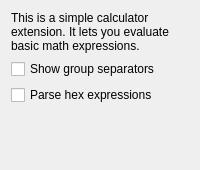
<?xml version="1.0" encoding="UTF-8"?>
<ui version="4.0">
 <class>Calculator::ConfigWidget</class>
 <widget class="QWidget" name="Calculator::ConfigWidget">
  <layout class="QVBoxLayout" name="verticalLayout_2">
   <item>
    <widget class="QLabel" name="label">
     <property name="text">
      <string>&lt;html&gt;&lt;head/&gt;&lt;body&gt;&lt;p&gt;This is a simple calculator extension. It lets you evaluate basic math expressions.&lt;/p&gt;&lt;/body&gt;&lt;/html&gt;</string>
     </property>
     <property name="wordWrap">
      <bool>true</bool>
     </property>
     <property name="openExternalLinks">
      <bool>true</bool>
     </property>
    </widget>
   </item>
   <item>
    <widget class="QCheckBox" name="checkBox_groupsep">
     <property name="text">
      <string>Show group separators</string>
     </property>
    </widget>
   </item>
   <item>
    <widget class="QCheckBox" name="checkBox_hexparsing">
     <property name="text">
      <string>Parse hex expressions</string>
     </property>
    </widget>
   </item>
   <item>
    <spacer name="verticalSpacer">
     <property name="orientation">
      <enum>Qt::Vertical</enum>
     </property>
     <property name="sizeHint" stdset="0">
      <size>
       <width>20</width>
       <height>40</height>
      </size>
     </property>
    </spacer>
   </item>
  </layout>
 </widget>
 <resources/>
 <connections/>
</ui>
